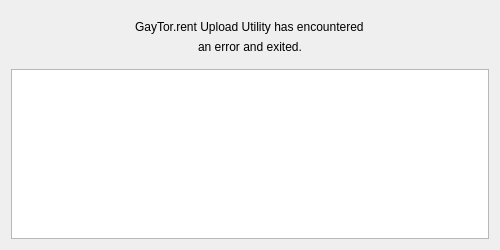
<?xml version="1.0" encoding="UTF-8"?>
<ui version="4.0">
 <class>Form</class>
 <widget class="QWidget" name="Form">
  <property name="geometry">
   <rect>
    <x>0</x>
    <y>0</y>
    <width>500</width>
    <height>250</height>
   </rect>
  </property>
  <property name="minimumSize">
   <size>
    <width>500</width>
    <height>250</height>
   </size>
  </property>
  <property name="windowTitle">
   <string>GUU has crashed!</string>
  </property>
  <property name="windowIcon">
   <iconset>
    <normaloff>../icon/guu.png</normaloff>../icon/guu.png</iconset>
  </property>
  <layout class="QVBoxLayout" name="verticalLayout">
   <item>
    <widget class="QWidget" name="widget" native="true">
     <property name="maximumSize">
      <size>
       <width>16777215</width>
       <height>80</height>
      </size>
     </property>
     <layout class="QVBoxLayout" name="verticalLayout_2">
      <item alignment="Qt::AlignHCenter">
       <widget class="QLabel" name="label">
        <property name="text">
         <string>GayTor.rent Upload Utility has encountered</string>
        </property>
       </widget>
      </item>
      <item alignment="Qt::AlignHCenter">
       <widget class="QLabel" name="label_2">
        <property name="text">
         <string>an error and exited.</string>
        </property>
       </widget>
      </item>
     </layout>
    </widget>
   </item>
   <item>
    <widget class="QPlainTextEdit" name="output"/>
   </item>
  </layout>
 </widget>
 <resources/>
 <connections/>
</ui>
